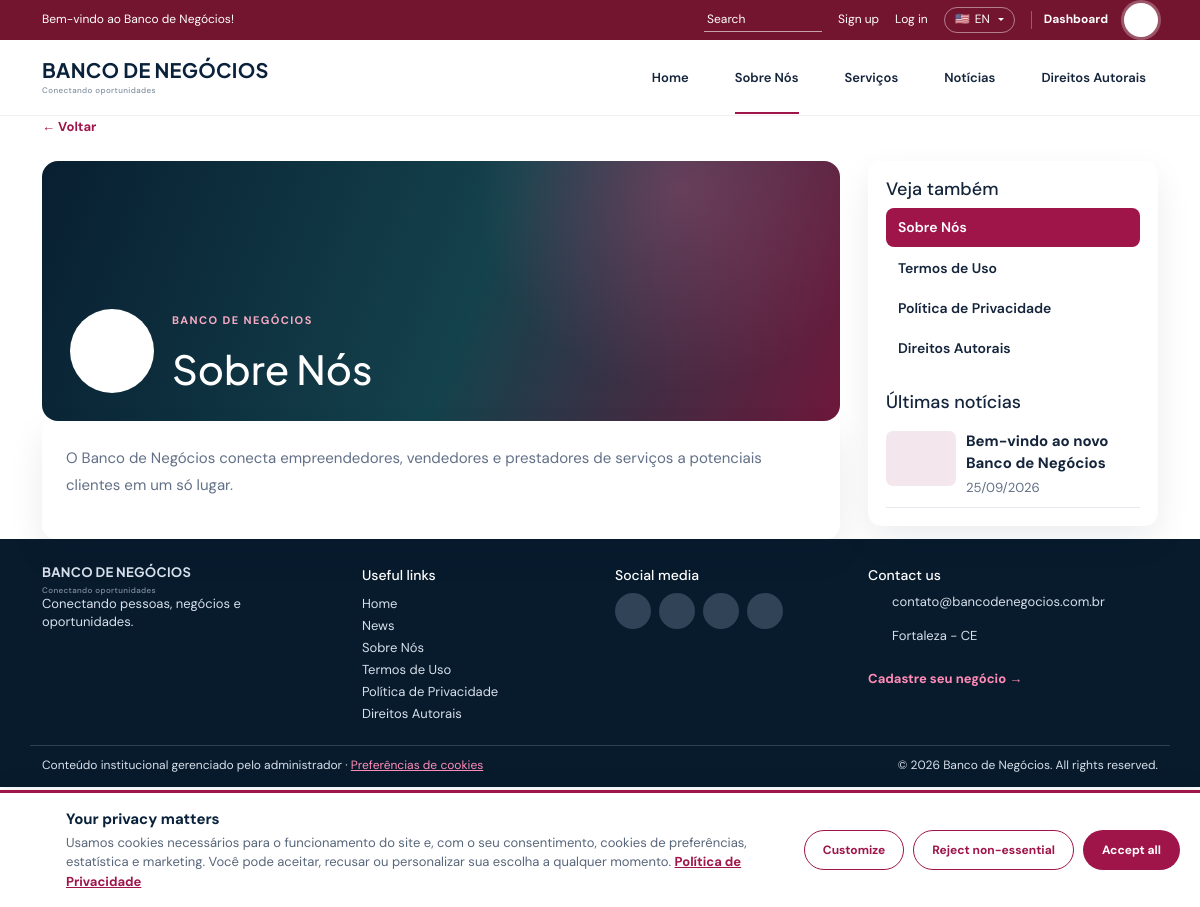
The app's page /pagina.php?slug=sobre-nos&lang=en with its own data.
### tables this page shows
CREATE TABLE IF NOT EXISTS idiomas (
  id INT AUTO_INCREMENT PRIMARY KEY,
  codigo VARCHAR(10) NOT NULL UNIQUE,
  nome VARCHAR(60) NOT NULL,
  bandeira VARCHAR(16) NOT NULL DEFAULT '',
  padrao TINYINT(1) NOT NULL DEFAULT 0,
  ativo TINYINT(1) NOT NULL DEFAULT 1,
  ordem INT NOT NULL DEFAULT 0
);

CREATE TABLE IF NOT EXISTS menu_itens (
  id INT AUTO_INCREMENT PRIMARY KEY,
  titulo VARCHAR(120) NOT NULL,
  url VARCHAR(255) NOT NULL,
  parent_id INT NULL,
  ordem INT NOT NULL DEFAULT 0,
  status TINYINT(1) NOT NULL DEFAULT 1,
  criado_em TIMESTAMP DEFAULT CURRENT_TIMESTAMP,
  FOREIGN KEY(parent_id) REFERENCES menu_itens(id) ON DELETE CASCADE
);

CREATE TABLE IF NOT EXISTS paginas (
  id INT AUTO_INCREMENT PRIMARY KEY,
  titulo VARCHAR(180) NOT NULL,
  slug VARCHAR(180) UNIQUE NOT NULL,
  conteudo LONGTEXT NOT NULL,
  imagem VARCHAR(255) NULL,
  parent_id INT NULL,
  status TINYINT(1) DEFAULT 1,
  ordem INT DEFAULT 0,
  criado_em TIMESTAMP DEFAULT CURRENT_TIMESTAMP
);

CREATE TABLE IF NOT EXISTS noticias (
  id INT AUTO_INCREMENT PRIMARY KEY,
  titulo VARCHAR(200) NOT NULL,
  slug VARCHAR(220) NOT NULL UNIQUE,
  resumo VARCHAR(400) NULL,
  conteudo LONGTEXT NOT NULL,
  imagem VARCHAR(255) NULL,
  autor VARCHAR(120) NULL,
  destaque TINYINT(1) NOT NULL DEFAULT 0,
  status TINYINT(1) NOT NULL DEFAULT 1,
  publicado_em DATETIME NOT NULL DEFAULT CURRENT_TIMESTAMP,
  criado_em TIMESTAMP DEFAULT CURRENT_TIMESTAMP
);

CREATE TABLE IF NOT EXISTS redes_sociais (
  id INT AUTO_INCREMENT PRIMARY KEY,
  rede VARCHAR(30) NOT NULL,
  nome VARCHAR(60) NOT NULL,
  url VARCHAR(255) NOT NULL,
  ordem INT NOT NULL DEFAULT 0,
  ativo TINYINT(1) NOT NULL DEFAULT 1
);

### pagina.php (the view, shortened to what the rows shown need)
<?php
require_once __DIR__ . '/config/database.php';
require_once __DIR__ . '/includes/functions.php';
$slug = trim((string)($_GET['slug'] ?? ''));
$page = $pdo ? db_one($pdo, 'SELECT * FROM paginas WHERE slug=? AND status=1', [$slug]) : null;
$sidebarPages = [];
if ($page) {
    $rootId = (int)($page['parent_id'] ?: $page['id']);
    $sidebarPages = db_rows($pdo, 'SELECT id,titulo,slug FROM paginas WHERE status=1 AND (id=? OR parent_id=?) ORDER BY parent_id IS NOT NULL, ordem, id', [$rootId, $rootId]);
    if (count($sidebarPages) < 2) $sidebarPages = db_rows($pdo, 'SELECT id,titulo,slug FROM paginas WHERE status=1 AND parent_id IS NULL ORDER BY ordem,id');
}
$sidebarNews = get_news($pdo, 4);
$title = $page ? tc('pagina.' . $page['id'] . '.titulo', $page['titulo']) : t('page.not_found');
$content = $page ? tc('pagina.' . $page['id'] . '.conteudo', $page['conteudo']) : '';
include __DIR__ . '/includes/header.php';
?>
<main id="conteudo" class="container inner-page profile-page">
  <div class="profile-layout">
    <article>
      <div class="profile-hero" style="<?= !empty($page['imagem']) ? "background-image:linear-gradient(90deg,rgba(8,31,49,.85),rgba(8,31,49,.2)),url('" . e($page['imagem']) . "')" : '' ?>">
        <div><p class="eyebrow"><?= e(mb_strtoupper($siteName)) ?></p><h1><?= e($title) ?></h1></div>
      </div>
      <div class="profile-body page-content">
        <?php if ($page): ?>
          <?= safe_html($content) ?>
        <?php else: ?>
          <p><?= e(t('page.not_found_text')) ?></p>
        <?php endif; ?>
      </div>
    </article>
    <?php include __DIR__ . '/includes/sidebar_news.php'; ?>
  </div>
</main>
<?php include __DIR__ . '/includes/footer.php'; ?>

### includes/header.php (shortened to what the rows shown need)
<?php
require_once __DIR__ . '/functions.php';
$pdo = $pdo ?? null;
$lang = current_lang();
$sitePages = page_settings($pdo);
$menuItems = get_menu_items($pdo);
$navTheme = setting($pdo, 'nav_theme', 'light');
$languages = get_languages($pdo);
$currentLanguage = $languages[0];
foreach ($languages as $l) if ($l['codigo'] === $lang) $currentLanguage = $l;
$menuParents = array_values(array_filter($menuItems, fn($i) => empty($i['parent_id'])));
$isHome = basename($_SERVER['SCRIPT_NAME'] ?? '') === 'index.php';
?><!doctype html>
<html lang="<?= e(html_lang()) ?>">
<head>
<link href="https://cdn.jsdelivr.net/npm/bootstrap@5.3.8/dist/css/bootstrap.min.css" rel="stylesheet">
<link rel="stylesheet" href="assets/css/style.css?v=6">
</head>
<body class="<?= $isHome ? 'is-home' : 'is-inner' ?>" data-lang="<?= e(html_lang()) ?>">
<div class="topbar">
  <div class="container topbar-inner">
    <div class="top-actions">
        <button aria-label="<?= e(t('search.button')) ?>"><?= svg_icon('busca', 'icon-sm') ?></button>
      <?php if (count($languages) > 1): ?>
      <div class="dropdown lang-control">
        <button class="lang-toggle dropdown-toggle" type="button" data-bs-toggle="dropdown" aria-expanded="false" aria-label="<?= e(t('top.language')) ?>: <?= e($currentLanguage['nome']) ?>">
          <span aria-hidden="true"><?= e($currentLanguage['bandeira'] ?: '🌐') ?></span> <?= e(strtoupper($currentLanguage['codigo'])) ?>
        </button>
      </div>
      <?php endif; ?>
    </div>
  </div>
</div>
<header class="site-header">
  <div class="container header-inner">
    <nav class="nav-theme-<?= e($navTheme) ?>" aria-label="Navegação principal">
      <?php foreach ($menuParents as $item):
        $active = is_current_url($item['url']);
        $menuTitle = tc('menu.' . $item['id'], $item['titulo']);
      ?>
      <div class="nav-item<?= $item['has_children'] ? ' has-children dropdown' : '' ?>">
        <a href="<?= e($item['url']) ?>" class="<?= $active ? 'active' : '' ?><?= $item['has_children'] ? ' dropdown-toggle' : '' ?>"<?= $item['has_children'] ? ' data-bs-toggle="dropdown" aria-expanded="false"' : '' ?><?= $active ? ' aria-current="page"' : '' ?>><?= e($menuTitle) ?></a>
      </div>
      <?php endforeach; ?>
    </nav>
  </div>
</header>

### includes/sidebar_news.php (shortened to what the rows shown need)
<aside class="profile-sidebar">
  <?php if (!empty($sidebarPages)): ?>
  <h2><?= e(t('page.related')) ?></h2>
  <?php endif; ?>
  <?php if (!empty($sidebarNews)): ?>
  <h2 class="<?= !empty($sidebarPages) ? 'mt-4' : '' ?>"><?= e($sidebarTitle ?? t('page.latest_news')) ?></h2>
  <?php foreach ($sidebarNews as $sn): ?>
  <a class="sidebar-ad" href="noticia.php?slug=<?= urlencode($sn['slug']) ?>">
    <?php if (!empty($sn['imagem'])): ?><img src="<?= e($sn['imagem']) ?>" alt=""><?php else: ?><span class="sidebar-thumb"><?= svg_icon('megafone', 'icon-sm') ?></span><?php endif; ?>
    <span><strong><?= e($sn['titulo']) ?></strong><small><?= e(date('d/m/Y', strtotime($sn['publicado_em']))) ?></small></span>
  </a>
  <?php endforeach; ?>
  <?php endif; ?>
</aside>

### includes/functions.php (shortened to what the rows shown need)
<?php
function e(?string $value): string
{
    return htmlspecialchars((string)$value, ENT_QUOTES, 'UTF-8');
}
function db_rows(?PDO $pdo, string $sql, array $params = []): array
{
    try {
        $st = $pdo->prepare($sql);
        $st->execute($params);
        return $st->fetchAll();
    } catch (Throwable $e) {
        return [];
    }
}
function db_one(?PDO $pdo, string $sql, array $params = []): ?array
{
    $r = db_rows($pdo, $sql, $params);
    return $r[0] ?? null;
}
function ensure_schema(?PDO $pdo): void
{
    static $done = false;
    if ($done || !$pdo) return;
    $done = true;
    $row = db_one($pdo, 'SELECT valor FROM configuracoes WHERE chave=?', ['schema_version']);
    if ((int)($row['valor'] ?? 0) >= SCHEMA_VERSION) return;
}
function setting(?PDO $pdo, string $key, string $default = ''): string
{
    $cache = $GLOBALS['__bn_settings'] ?? [];
    return array_key_exists($key, $cache) ? (string)$cache[$key] : $default;
}
function get_languages(?PDO $pdo, bool $onlyActive = true): array
{
    static $cache = [];
    $k = $onlyActive ? 'a' : 't';
    if (isset($cache[$k])) return $cache[$k];
    $rows = db_rows($pdo, 'SELECT * FROM idiomas' . ($onlyActive ? ' WHERE ativo=1' : '') . ' ORDER BY ordem,id');
    return $cache[$k] = $rows;
}
function default_language(?PDO $pdo): string
{
    foreach (get_languages($pdo) as $l) if ((int)$l['padrao'] === 1) return $l['codigo'];
    return get_languages($pdo)[0]['codigo'] ?? 'pt';
}
function current_lang(): string
{
    static $lang = null;
    if ($lang !== null) return $lang;
    global $pdo;
    $codes = array_column(get_languages($pdo ?? null), 'codigo');
    $candidate = $_GET['lang'] ?? $_SESSION['lang'] ?? $_COOKIE['bn_lang'] ?? null;
    if (is_string($candidate) && in_array($candidate, $codes, true)) {
        $lang = $candidate;
    } else {
        $lang = default_language($pdo ?? null);
    }
    return $lang;
}
function html_lang(): string
{
    $map = ['pt' => 'pt-BR', 'en' => 'en', 'es' => 'es'];
    $l = current_lang();
    return $map[$l] ?? $l;
}
function load_translations(?PDO $pdo, string $lang): array
{
    static $cache = [];
    if (!isset($cache[$lang])) {
        $cache[$lang] = [];
        foreach (db_rows($pdo, 'SELECT chave,valor FROM traducoes WHERE idioma=?', [$lang]) as $r) $cache[$lang][$r['chave']] = $r['valor'];
    }
    return $cache[$lang];
}
function t(string $key, array $vars = []): string
{
    global $pdo;
    static $base = null;
    if ($base === null) $base = require __DIR__ . '/i18n.php';
    $lang = current_lang();
    $tr = load_translations($pdo ?? null, $lang);
    $text = $tr[$key] ?? null;
    if ($text === null || $text === '') {
        $def = default_language($pdo ?? null);
        if ($def !== $lang) $text = load_translations($pdo ?? null, $def)[$key] ?? null;
    }
    if ($text === null || $text === '') $text = $base[$key] ?? $key;
    return $text;
}
function tc(string $key, ?string $original): string
{
    global $pdo;
    $lang = current_lang();
    $tr = load_translations($pdo ?? null, $lang);
    $val = $tr['conteudo.' . $key] ?? '';
    return $val !== '' ? $val : (string)$original;
}
function lang_url(string $code): string
{
    $q = $_GET;
    $q['lang'] = $code;
    $path = strtok($_SERVER['REQUEST_URI'] ?? 'index.php', '?');
    return $path . '?' . http_build_query($q);
}
function page_settings(?PDO $pdo): array
{
    return db_rows($pdo, 'SELECT * FROM paginas WHERE status=1 ORDER BY ordem,id');
}
function get_social_links(?PDO $pdo, bool $onlyActive = true): array
{
    return db_rows($pdo, 'SELECT * FROM redes_sociais' . ($onlyActive ? ' WHERE ativo=1' : '') . ' ORDER BY ordem,id');
}
function get_news(?PDO $pdo, int $limit = 20, int $offset = 0, int $exceptId = 0): array
{
    return db_rows($pdo, 'SELECT * FROM noticias WHERE status=1 AND publicado_em<=NOW() AND id<>? ORDER BY destaque DESC, publicado_em DESC LIMIT ' . max(1, $limit) . ' OFFSET ' . max(0, $offset), [$exceptId]);
}
function get_menu_items(?PDO $pdo): array
{
    $items = db_rows($pdo, 'SELECT * FROM menu_itens WHERE status=1 ORDER BY ordem,id');
    foreach ($items as &$item) {
        $item['has_children'] = false;
    }
    return $items;
}
function is_current_url(string $url): bool
{
    if ($url === '' || str_contains($url, '#') || preg_match('#^https?://#', $url)) return false;
    $script = basename($_SERVER['SCRIPT_NAME'] ?? '');
    $parts = parse_url($url);
    if (basename($parts['path'] ?? '') !== $script) return false;
    parse_str($parts['query'] ?? '', $q);
    foreach ($q as $k => $v) if (($_GET[$k] ?? null) !== $v) return false;
    return true;
}
function svg_icon(string $name, string $class = 'icon'): string
{
    $path = $stroke[$name] ?? $stroke['site'];
    return '<svg class="' . e($class) . '" viewBox="0 0 24 24" fill="none" stroke="currentColor" stroke-width="1.8" stroke-linecap="round" stroke-linejoin="round" aria-hidden="true" focusable="false">' . $path . '</svg>';
}
function safe_html(string $html, string $allowed = '<p><br><strong><b><em><i><u><h2><h3><h4><ul><ol><li><a><img><blockquote><figure><figcaption><table><thead><tbody><tr><th><td><hr>'): string
{
    $html = strip_tags($html, $allowed);
    $html = preg_replace('/\s+on[a-z]+\s*=\s*("[^"]*"|\'[^\']*\'|[^\s>]+)/i', '', $html);
    $html = preg_replace('/(href|src)\s*=\s*(["\']?)\s*(javascript|vbscript|data):[^"\'\s>]*\2/i', '$1="#"', $html);
    return preg_replace('/\s+style\s*=\s*("[^"]*"|\'[^\']*\')/i', '', $html);
}

### includes/footer.php (shortened to what the rows shown need)
<?php
$pdo = $pdo ?? null;
$footerTitles = [
    'links' => tc('footer_title_links', setting($pdo, 'footer_title_links', '')) ?: t('footer.links'),
    'social' => tc('footer_title_social', setting($pdo, 'footer_title_social', '')) ?: t('footer.social'),
    'contact' => tc('footer_title_contact', setting($pdo, 'footer_title_contact', '')) ?: t('footer.contact'),
];
$footerLinks = [];
if (!$footerLinks) {
    $footerLinks[] = ['titulo' => t('nav.home'), 'url' => 'index.php'];
    $footerLinks[] = ['titulo' => t('news.title'), 'url' => 'noticias.php'];
    foreach (page_settings($pdo) as $page) $footerLinks[] = ['titulo' => $page['titulo'], 'url' => 'pagina.php?slug=' . urlencode($page['slug'])];
}
$socials = get_social_links($pdo);
?>
<footer class="site-footer">
  <div class="container footer-grid">
    <div>
      <h4><?= e($footerTitles['links']) ?></h4>
      <?php foreach ($footerLinks as $link): ?><a href="<?= e($link['url']) ?>"><?= e($link['titulo']) ?></a><?php endforeach; ?>
    </div>
    <div>
      <div class="socials">
        <?php foreach ($socials as $s): ?>
        <a href="<?= e($s['url']) ?>" target="_blank" rel="noopener" aria-label="<?= e($s['nome']) ?>" title="<?= e($s['nome']) ?>"><?= svg_icon($s['rede'], 'icon-social') ?></a>
        <?php endforeach; ?>
      </div>
    </div>
  </div>
</footer>
</body>
</html>

### records on screen
idiomas: bandeira "🇺🇸", codigo "EN"
menu_itens: titulo "Sobre Nós"
menu_itens: titulo "Serviços"
menu_itens: titulo "Notícias"
menu_itens: titulo "Direitos Autorais"
paginas: conteudo "O Banco de Negócios conecta empreendedores, vendedores e prestadores de serviços a potenciais clientes em um só lugar."
noticias: titulo "Bem-vindo ao novo Banco de Negócios", publicado_em "25/09/2026"

### other values on screen
$siteTopbar "Bem-vindo ao Banco de Negócios!"
t('top.create_account') "Sign up"
t('top.login') "Log in"
t('top.panel') "Dashboard"
mb_strtoupper($siteName) "BANCO DE NEGÓCIOS"
$siteTagline "Conectando oportunidades"
t('nav.home') "Home"
t('page.back') "← Voltar"
$title "Sobre Nós"
t('page.related') "Veja também"
$sp['titulo'] "Sobre Nós"
$sp['titulo'] "Termos de Uso"
$sp['titulo'] "Política de Privacidade"
$sp['titulo'] "Direitos Autorais"
$sidebarTitle "Últimas notícias"
